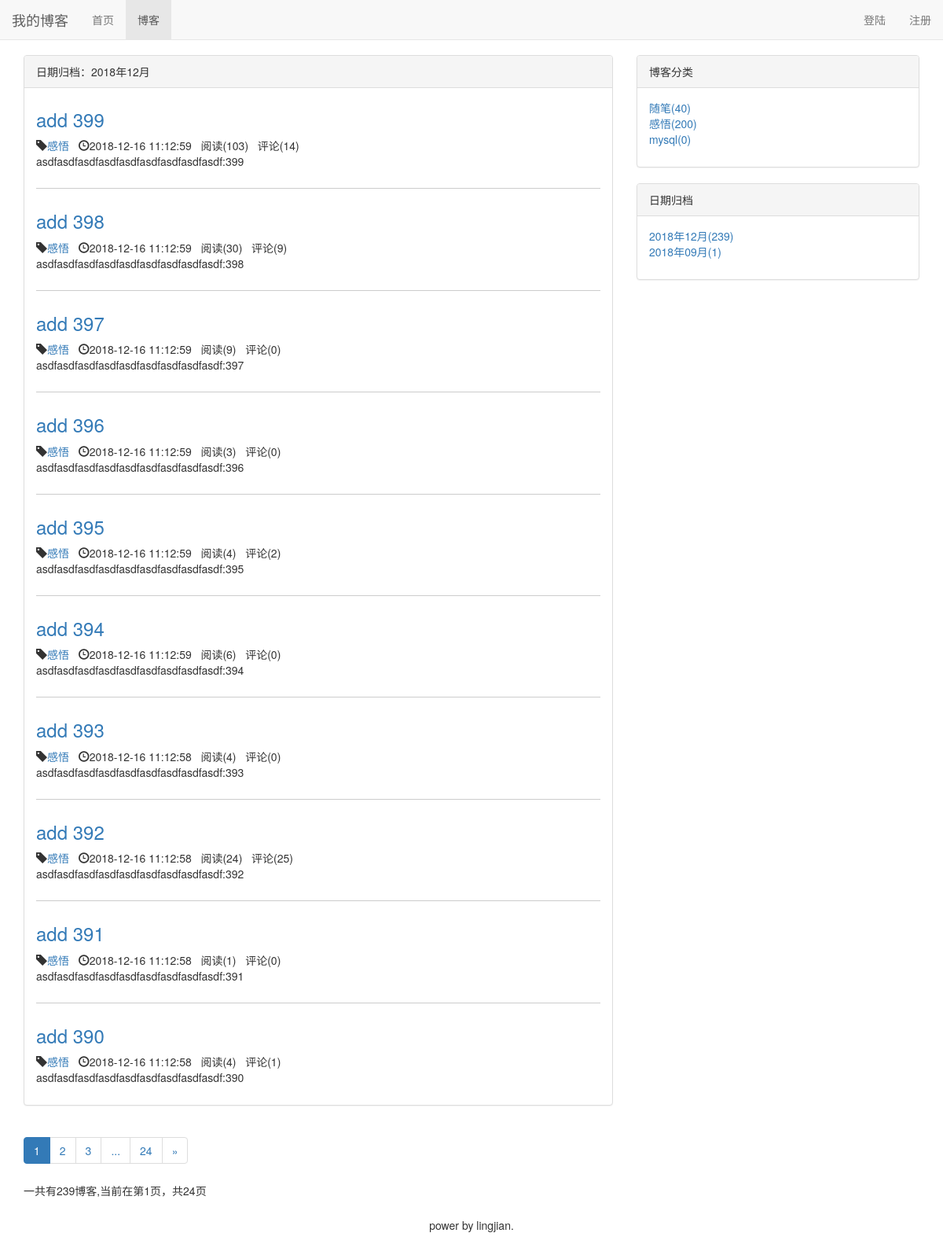
Screenshot of /blog/date/2018/12 with the database file from the repository.
### blog/models.py (models this page shows, shortened)
class Blog(models.Model, ReadNumExpandMethod):
    title = models.CharField(max_length=50)
    blog_type = models.ForeignKey(BlogType, on_delete=models.CASCADE)
    content = RichTextUploadingField()
    author = models.ForeignKey(User, on_delete=models.CASCADE)
    read_details = GenericRelation(ReadDetail)
    created_time = models.DateTimeField(auto_now_add=True)
    last_updated_time = models.DateTimeField(auto_now=True)
    class Meta:
        ordering = ['-created_time']

class BlogType(models.Model):
    type_name = models.CharField(max_length=15)
    def __str__(self):
        return self.type_name

### read_statistics/models.py (models this page shows)
class ReadNum(models.Model):
    read_num = models.IntegerField(default = 0)
    content_type = models.ForeignKey(ContentType, on_delete=models.CASCADE)
    object_id = models.PositiveIntegerField()
    content_object = GenericForeignKey('content_type', 'object_id')

### blog/views.py (the view)
# urls.py: path('date/<int:year>/<int:month>', views.blog_list_with_date, name='blog_list_with_date')
def blog_list_with_date(request, year, month):
    blogs_all_list = Blog.objects.filter(created_time__year=year, created_time__month=month)
    context = get_blog_list_common_date(blogs_all_list, request)
    context['blog_date'] = "%s年%s月" % (year, month)
    return render(request,'blog/blog_list_with_date.html', context)

### comment/templatetags/comment_tags.py (called while the page is built)
@register.simple_tag
def get_comment_count(obj):
    content_type = ContentType.objects.get_for_model(obj)
    return Comment.objects.filter(content_type=content_type, object_id=obj.pk).count()

### read_statistics/models.py (called while the page is built)
    def get_read_num(self):
        try:
            ct = ContentType.objects.get_for_model(self)
            rn = ReadNum.objects.get(content_type = ct, object_id=self.pk)
            return rn.read_num
        except exceptions.ObjectDoesNotExist as e:
            return 0

### blog/templates/blog/blog_list_with_date.html (shortened to what this page needs)
{% extends 'blog/blog_list.html' %}
{% block blog_list_title %}日期归档：{{ blog_date }}{% endblock %}

### blog/templates/blog/blog_list.html (shortened to what this page needs)
{% extends 'base.html' %}
{% load staticfiles %}
{% load comment_tags %}
{% block header %}
    <link rel="stylesheet" href="{% static 'blog/blog.css' %}">
{% endblock %}
{% block nav_blog_active %}active{% endblock %}
{% block content %}
<div class="container">
    <div class="row">
        <div class="col-md-8">
            <div class="panel panel-default">
                <div class="panel-heading">{% block blog_list_title %}博客列表{% endblock %}</div>
                <div class="panel-body">
                        {% for blog in blogs.object_list %}
                            <div class="blog">
                                <a href="{% url 'blog_detail' blog.pk %}"><h3>{{ blog.title }}</h3></a>
                                <span class="glyphicon glyphicon-tag"></span><a href="{% url 'blog_list_with_type' blog.blog_type.pk %}">{{ blog.blog_type }}</a>&nbsp;&nbsp;
                                <span class="glyphicon glyphicon-time"></span>{{ blog.created_time|date:"Y-m-d H:n:s" }}&nbsp;&nbsp;
                                阅读({{ blog.get_read_num }})&nbsp;&nbsp;
                                评论({% get_comment_count blog %})
                                <p clas s="blog-info">{{ blog.content|striptags|truncatechars:50 }}</p>
                            </div>
                        {% empty %}
                            <div class="blog">
                                <h3>暂无博客</h3>
                            </div>
                        {% endfor %}
                </div>
            </div>
            <div aria-label="Page navigation">
              <ul class="pagination">
                {% for page_num in page_range %}
                    {% if page_num == blogs.number  %}
                        <li class="active"><a href="?page={{ page_num }}">{{ page_num }}</a></li>
                    {% else %}
                        {% if page_num == '...' %}
                            <li><span>{{ page_num }}</span></li>
                        {% else %}
                            <li><a href="?page={{ page_num }}">{{ page_num }}</a></li>
                        {% endif %}
                    {% endif %}
                {% endfor %}
                {% if blogs.has_next %}
                    <li>
                      <a href="?page={{ blogs.next_page_number }}" aria-label="Next">
                        <span aria-hidden="true">&raquo;</span>
                      </a>
                    </li>
                {% endif %}
              </ul>
              <p>一共有{{ blogs.paginator.count }}博客,当前在第{{ blogs.number }}页，共{{ blogs.paginator.num_pages }}页</p>
            </div>
        </div>
        <div class="col-md-4">
            <div class="panel panel-default">
                <div class="panel-heading">博客分类</div>
                <div class="panel-body">
                    <ul class="blog-type">
                        {% for blog_type in blog_types %}
                            <li><a href="{% url 'blog_list_with_type' blog_type.pk %}">{{ blog_type.type_name }}({{ blog_type.blog_count }})</a></li>
                        {% empty %}
                            <li>暂无分类</li>
                        {% endfor %}
                    </ul>
                </div>
            </div>
            <div class="panel panel-default">
                <div class="panel-heading">日期归档</div>
                <div class="panel-body">
                    <ul class="blog-type">
                        {% for blog_date,blog_count in blog_dates.items %}
                            <li><a href="{% url 'blog_list_with_date' blog_date|date:'Y' blog_date|date:'m' %}">{{ blog_date|date:"Y年m月" }}({{ blog_count }})</a></li>
                        {% empty %}
                            <li>暂无</li>
                        {% endfor%}
                    </ul>
                </div>
            </div>
        </div>
    </div>
</div>
{% endblock %}

### static/css/base.css (style rules this page uses)
* { margin: 0; padding: 0; }
body { margin-top: 70px!important; }

### blog/static/blog/blog.css (style rules this page uses)
ul.blog-type { list-style-type: none; }
div.blog:not(:last-child) { margin-bottom: 2em; padding-bottom: 1em; border-bottom: 1px solid #ccc; }
div.blog h3 { margin-top: 0.5em; }

### rows the page displays
Blog: title "add 399", blog_type "感悟", created_time "2018-12-16 11:12:59", get_read_num "103", id "14", content "asdfasdfasdfasdfasdfasdfasdfasdfasdf:399"
Blog: title "add 398", blog_type "感悟", created_time "2018-12-16 11:12:59", get_read_num "30", id "9", content "asdfasdfasdfasdfasdfasdfasdfasdfasdf:398"
Blog: title "add 397", blog_type "感悟", created_time "2018-12-16 11:12:59", get_read_num "9", id "0", content "asdfasdfasdfasdfasdfasdfasdfasdfasdf:397"
Blog: title "add 396", blog_type "感悟", created_time "2018-12-16 11:12:59", get_read_num "3", id "0", content "asdfasdfasdfasdfasdfasdfasdfasdfasdf:396"
Blog: title "add 395", blog_type "感悟", created_time "2018-12-16 11:12:59", get_read_num "4", id "2", content "asdfasdfasdfasdfasdfasdfasdfasdfasdf:395"
Blog: title "add 394", blog_type "感悟", created_time "2018-12-16 11:12:59", get_read_num "6", id "0", content "asdfasdfasdfasdfasdfasdfasdfasdfasdf:394"
Blog: title "add 393", blog_type "感悟", created_time "2018-12-16 11:12:58", get_read_num "4", id "0", content "asdfasdfasdfasdfasdfasdfasdfasdfasdf:393"
Blog: title "add 392", blog_type "感悟", created_time "2018-12-16 11:12:58", get_read_num "24", id "25", content "asdfasdfasdfasdfasdfasdfasdfasdfasdf:392"
Blog: title "add 391", blog_type "感悟", created_time "2018-12-16 11:12:58", get_read_num "1", id "0", content "asdfasdfasdfasdfasdfasdfasdfasdfasdf:391"
Blog: title "add 390", blog_type "感悟", created_time "2018-12-16 11:12:58", get_read_num "4", id "1", content "asdfasdfasdfasdfasdfasdfasdfasdfasdf:390"
BlogType: type_name "随笔", blog_count "40"
BlogType: type_name "感悟", blog_count "200"
BlogType: type_name "mysql", blog_count "0"

### other values shown
{{ blog_date }} "2018年12月"
{{ page_num }} "1"
{{ page_num }} "2" "3" "24"
{{ page_num }} "..."
{{ blogs.paginator.count }} "239"
{{ blogs.number }} "1"
{{ blogs.paginator.num_pages }} "24"
{{ blog_date|date:"Y年m月" }} "2018年12月" "2018年09月"
{{ blog_count }} "239" "1"
